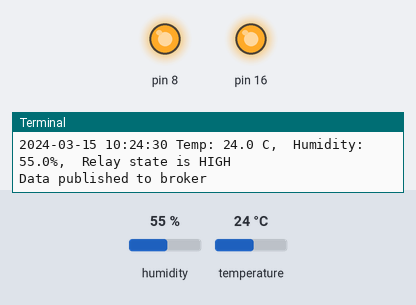
Bench run of a program on a simulated Raspberry Pi (header pin numbers). Shown: output pins drawn as LEDs (lit = HIGH), the last lines printed to the terminal. The test bench sets the inputs (shaded band); at power-on: humidity 55 %, temperature 24 °C. The clock reads 2024-03-15 10:24:30 at power-on unless the program sets it; no MQTT or app messages arrive unless stated.

Above: at 1.3 s.
1.4 s: humidity set to 52 %
3.5 s: humidity set to 49 %
At 4.4 s:
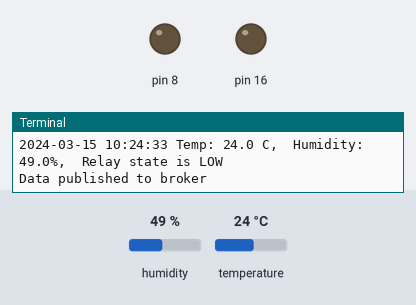
6.7 s: humidity set to 51 %
At 7.5 s:
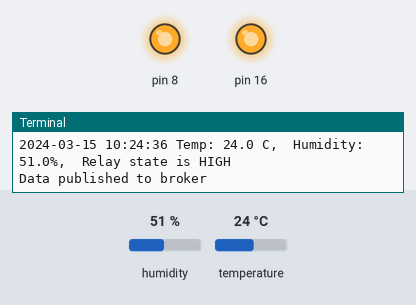
8.8 s: humidity set to 22 %
At 10.5 s:
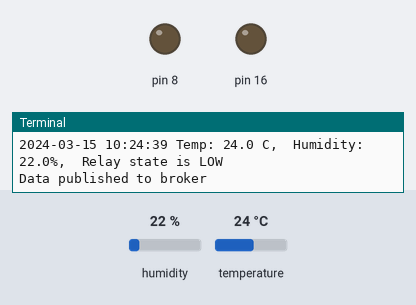
Timing chart, 0 to 12.0 s (numbered marks = the images above; inputs shaded):
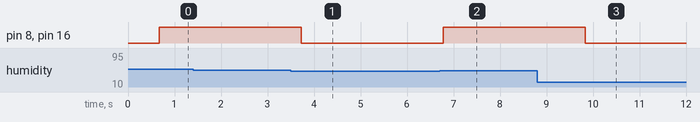

Measured:
- the behaviour switches between 51 and 50 % on humidity (found by bisection; images 0 and 1)
- after the input at 3.5 s, pin 8, pin 16: HIGH → LOW after 0.23 s
- after the input at 6.7 s, pin 8, pin 16: LOW → HIGH after 0.08 s
- after the input at 8.8 s, pin 8, pin 16: HIGH → LOW after 1.0 s

The program:

Rasp.py
```python
import sys
import Adafruit_DHT
import time
import datetime

import logging
logging.basicConfig(level=logging.DEBUG)

import RPi.GPIO as GPIO

import paho.mqtt.client as mqtt

relay_state = "LOW"
channel = 16

GPIO.setwarnings(False)
GPIO.setmode(GPIO.BOARD)
GPIO.setup(8,GPIO.OUT,initial=GPIO.LOW)

GPIO.setup(channel,GPIO.OUT)
GPIO.output(channel,False)

#setting up MQTT broker settings
BROKER_IP = "test.mosquitto.org"
BROKER_PORT = 1883
MQTT_TOPIC = "date_time_hum_temp"

def on_connect(client, userdata, flags, rc):
    if rc == 0:
        print("MQTT connection established")
    else:
        print("MQTT connection failed, return code %d/n", rc)

def send_data_to_broker(humidity,temperature,relay_state):
    payload = {
        "datetime": datetime.datetime.now().strftime("%Y-%m-%d %H:%M:%S"),
        "temperature": temperature,
        "humidity": humidity,
        "relay_state": relay_state
    }
    print("Data published to broker")
    client.publish(MQTT_TOPIC, str(payload))

#setting up the MQTT client
client = mqtt.Client()
client.on_connect = on_connect


try:
    client.connect(BROKER_IP,BROKER_PORT)
    client.loop_start()

    while True:

        humidity,temperature = Adafruit_DHT.read_retry(11,4)

        now = datetime.datetime.now()
        #print(now.strftime("%d-%m-%y %H:%M:%S"))
        #print (now.strftime("%Y-%m-%d %H:%M:%S"),'Temp: {0:0.1f} C,  Humidity: {1:0.1f}%, '.format(temperature,humidity),'Relay state is',relay_state)

        #send_data_to_broker(humidity,temperature,relay_state)


        GPIO.output(8,GPIO.LOW)


        if  60 > humidity > 50 :
            GPIO.output(8,GPIO.HIGH)
            GPIO.output(channel,GPIO.HIGH)
            relay_state = "HIGH"
            #print ("Relay state is",relay_state)
        else :
            GPIO.output(8,GPIO.LOW)
            GPIO.output(channel,GPIO.LOW)
            relay_state = "LOW"
            #print ("Relay state is",relay_state)

        print (now.strftime("%Y-%m-%d %H:%M:%S"),'Temp: {0:0.1f} C,  Humidity: {1:0.1f}%, '.format(temperature,humidity),'Relay state is',relay_state)
        send_data_to_broker(humidity,temperature,relay_state)

        time.sleep(1)

except KeyboardInterrupt:
    print("Exitting the command flow")
    client.loop_stop()
    client.disconnect()
    GPIO.cleanup()
```
